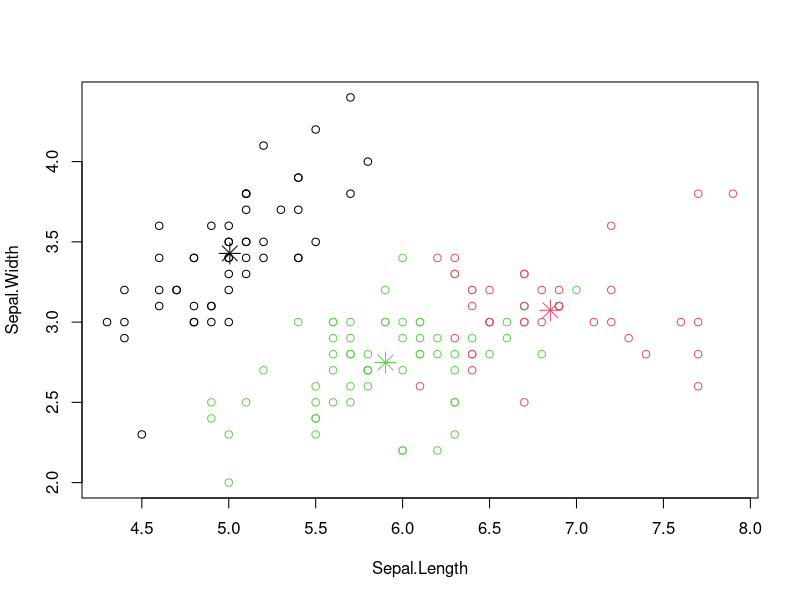
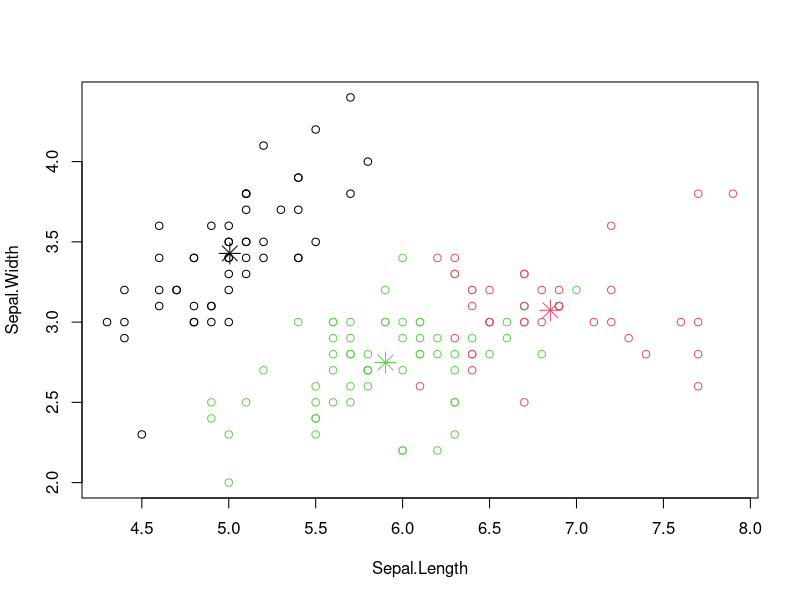

Source code (R) for these figures, in order:
newiris = iris
newiris$Species = NULL
kc = kmeans(newiris, 3)
table(iris$Species, kc$cluster)

plot(newiris[c("Sepal.Length", "Sepal.Width")], col = kc$cluster)
points(kc$centers[,c("Sepal.Length", "Sepal.Width")], col = 1:3, pch = 8, cex = 2)

png(file="E:/cluster.png")
plot(newiris[c("Sepal.Length", "Sepal.Width")], col = kc$cluster)
points(kc$centers[,c("Sepal.Length", "Sepal.Width")], col = 1:3, pch = 8, cex = 2)
dev.off()